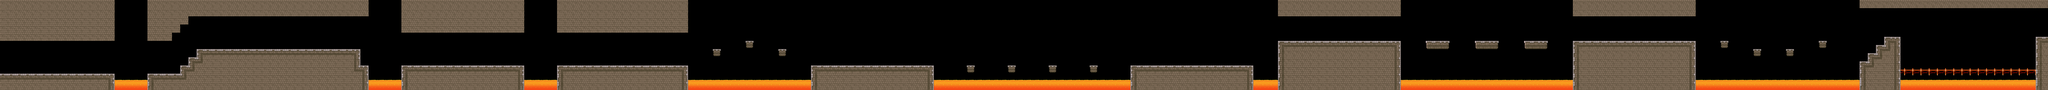

This game map was drawn from its Tiled (.tmx) file and the tilesets committed beside it. A one-line description and the trimmed map source follow:
An orthogonal 500x22 tile map with 32x32 px tiles, 3 tile layers (layer3, layer2, layer1) and 214 objects.

<map version="1.0" orientation="orthogonal" width="500" height="22" tilewidth="32" tileheight="32">
 <tileset firstgid="1" name="Tileset_5" tilewidth="32" tileheight="32" spacing="2" margin="1">
  <image source="gfx/game/Tileset_5.png" width="884" height="476" />
 </tileset>
 <layer name="layer3" width="500" height="22">
  <data>[11000 cells, 612 non-empty, 6 distinct tile ids]</data>
 </layer>
 <layer name="layer2" width="500" height="22">
  <data>[11000 cells, 117 non-empty, 6 distinct tile ids]</data>
 </layer>
 <layer name="layer1" width="500" height="22">
  <data>[11000 cells, 3731 non-empty, 58 distinct tile ids]</data>
 </layer>
 <objectgroup name="finish" width="500" height="22" />
 <objectgroup name="checkpoint" width="500" height="22">
  <object x="10464" y="224" />
 </objectgroup>
 <objectgroup name="player" width="500" height="22">
  <object x="96" y="480" />
 </objectgroup>
 <objectgroup name="coins" width="500" height="22">
  <object x="2112" y="256" />
  <object x="2176" y="256" />
  <object x="2240" y="256" />
  <object x="2304" y="256" />
  <object x="4800" y="384" />
  <object x="4864" y="384" />
  <object x="4928" y="384" />
  <object x="4992" y="384" />
  <object x="6720" y="352" />
  <object x="6784" y="352" />
  <object x="6848" y="352" />
  <object x="6912" y="352" />
  <object x="12672" y="224" />
  <object x="12736" y="224" />
  <object x="12800" y="224" />
  <object x="12864" y="224" />
  <object x="12928" y="224" />
 </objectgroup>
 <objectgroup name="hidden_bonus_level" width="500" height="22" />
 <objectgroup name="bonus_blocks" width="500" height="22">
  <object x="5856" y="128">
   <properties>
    <property name="1" value="mush" />
   </properties>
  </object>
 </objectgroup>
 <objectgroup name="hidden_blocks" width="500" height="22">
  <object x="13984" y="160">
   <properties>
    <property name="1" value="mush" />
   </properties>
  </object>
  <object x="13728" y="160">
   <properties>
    <property name="1" value="coin" />
   </properties>
  </object>
 </objectgroup>
 <objectgroup name="destroyable_blocks" width="500" height="22">
  <object x="6368" y="224">
   <properties>
    <property name="1" value="2" />
   </properties>
  </object>
  <object x="6432" y="224">
   <properties>
    <property name="1" value="2" />
   </properties>
  </object>
  <object x="6496" y="224">
   <properties>
    <property name="1" value="2" />
    <property name="2" value="coin" />
   </properties>
  </object>
  <object x="6560" y="224">
   <properties>
    <property name="1" value="2" />
   </properties>
  </object>
  <object x="6624" y="224">
   <properties>
    <property name="1" value="2" />
   </properties>
  </object>
  <object x="6688" y="224">
   <properties>
    <property name="1" value="2" />
   </properties>
  </object>
  <object x="6752" y="224">
   <properties>
    <property name="1" value="2" />
   </properties>
  </object>
  <object x="6816" y="224">
   <properties>
    <property name="1" value="2" />
   </properties>
  </object>
  <object x="6880" y="224">
   <properties>
    <property name="1" value="2" />
   </properties>
  </object>
  <object x="6944" y="224">
   <properties>
    <property name="1" value="2" />
   </properties>
  </object>
  <object x="7008" y="224">
   <properties>
    <property name="1" value="2" />
   </properties>
  </object>
  <object x="7072" y="224">
   <properties>
    <property name="1" value="2" />
    <property name="2" value="coin" />
   </properties>
  </object>
  <object x="7136" y="224">
   <properties>
    <property name="1" value="2" />
   </properties>
  </object>
  <object x="7200" y="224">
   <properties>
    <property name="1" value="2" />
   </properties>
  </object>
  <object x="7264" y="224">
   <properties>
    <property name="1" value="2" />
   </properties>
  </object>
  <object x="6432" y="160">
   <properties>
    <property name="1" value="2" />
   </properties>
  </object>
  <object x="6816" y="160">
   <properties>
    <property name="1" value="2" />
    <property name="2" value="coin" />
   </properties>
  </object>
  <object x="7136" y="160">
   <properties>
    <property name="1" value="2" />
   </properties>
  </object>
  <object x="7072" y="160">
   <properties>
    <property name="1" value="2" />
   </properties>
  </object>
  <object x="7200" y="160">
   <properties>
    <property name="1" value="2" />
   </properties>
  </object>
  <object x="7264" y="160">
   <properties>
    <property name="1" value="2" />
   </properties>
  </object>
  <object x="6560" y="160">
   <properties>
    <property name="1" value="2" />
   </properties>
  </object>
  <object x="6624" y="160">
   <properties>
    <property name="1" value="2" />
   </properties>
  </object>
  <object x="6752" y="160">
   <properties>
    <property name="1" value="2" />
   </properties>
  </object>
  <object x="6880" y="160">
   <properties>
    <property name="1" value="2" />
   </properties>
  </object>
  <object x="6944" y="160">
   <properties>
    <property name="1" value="2" />
   </properties>
  </object>
  <object x="6496" y="160">
   <properties>
    <property name="1" value="2" />
   </properties>
  </object>
  <object x="7008" y="160">
   <properties>
    <property name="1" value="2" />
   </properties>
  </object>
  <object x="6688" y="160">
   <properties>
    <property name="1" value="2" />
   </properties>
  </object>
  <object x="6368" y="160">
   <properties>
    <property name="1" value="2" />
   </properties>
  </object>
  <object x="6432" y="96">
   <properties>
    <property name="1" value="2" />
   </properties>
  </object>
  <object x="6816" y="96">
   <properties>
    <property name="1" value="2" />
   </properties>
  </object>
  <object x="7136" y="96">
   <properties>
    <property name="1" value="2" />
   </properties>
  </object>
  <object x="7072" y="96">
   <properties>
    <property name="1" value="2" />
   </properties>
  </object>
  <object x="7200" y="96">
   <properties>
    <property name="1" value="2" />
   </properties>
  </object>
  <object x="7264" y="96">
   <properties>
    <property name="1" value="2" />
   </properties>
  </object>
  <object x="6560" y="96">
   <properties>
    <property name="1" value="2" />
   </properties>
  </object>
  <object x="6624" y="96">
   <properties>
    <property name="1" value="2" />
   </properties>
  </object>
  <object x="6752" y="96">
   <properties>
    <property name="1" value="2" />
   </properties>
  </object>
  <object x="6880" y="96">
   <properties>
    <property name="1" value="2" />
   </properties>
  </object>
  <object x="6944" y="96">
   <properties>
    <property name="1" value="2" />
   </properties>
  </object>
  </objectgroup>
 <objectgroup name="stand_destroy_blocks" width="500" height="22" />
 <objectgroup name="enemies" width="500" height="22">
  <!-- 27 objects omitted --></objectgroup>
 <objectgroup name="enemies_obstacles" width="500" height="22">
  <!-- 2 objects omitted --></objectgroup>
 <objectgroup name="trampoline" width="500" height="22" />
 <objectgroup name="platform_horizontal" width="500" height="22" />
 <objectgroup name="platform_vertical" width="500" height="22" />
 <objectgroup name="platform_vertical_multiple" width="500" height="22" />
 <objectgroup name="platform_gravity" width="500" height="22" />
 <objectgroup name="platform_zigzag" width="500" height="22" />
 <objectgroup name="platform_motor" width="500" height="22" />
 <objectgroup name="platform_motor_big" width="500" height="22" />
 <objectgroup name="trap" width="500" height="22" />
 <objectgroup name="physics" width="500" height="22">
  <!-- 43 objects omitted --></objectgroup>
</map>
<!-- 151 of 214 objects omitted -->
